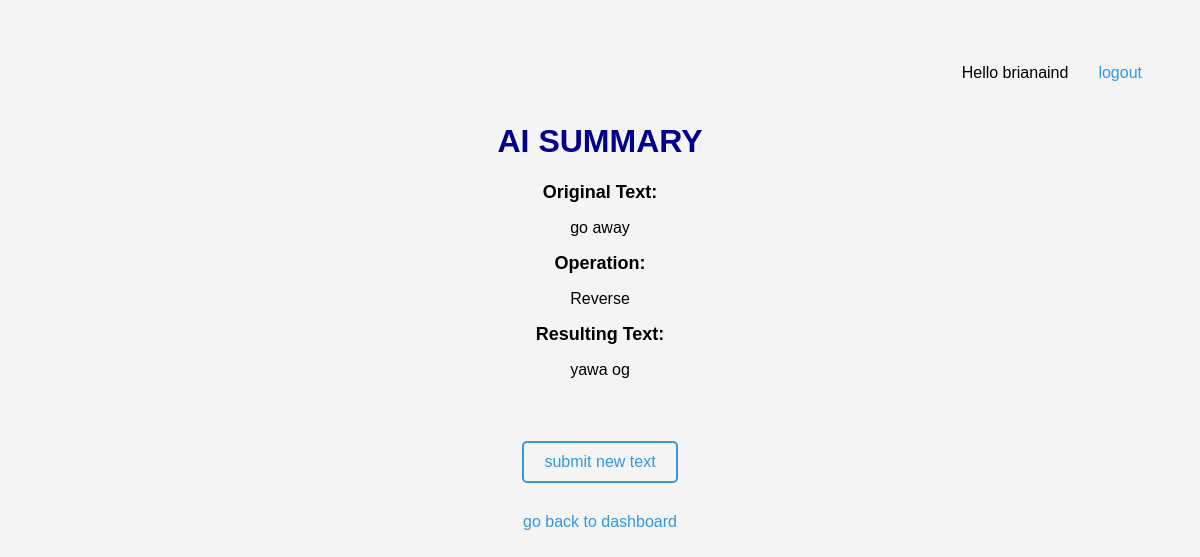
Page /result/158ee90f12f717dcbf3ad71e0f41cdb3 (signed in) on the committed database.
### app.py (models this page shows)
class User(db.Model, UserMixin):
    id = db.Column(db.Integer, primary_key=True)
    username = db.Column(db.String(20), nullable=False, unique=True)
    password = db.Column(db.String(80), nullable=False)

class Submission(db.Model):
    id = db.Column(db.Integer, primary_key=True)
    user_id = db.Column(db.Integer, db.ForeignKey('user.id'), nullable=False)
    unique_id = db.Column(db.String(32), nullable=False)
    original_text = db.Column(db.Text, nullable=False)
    reversed_text = db.Column(db.Text, nullable=False)
    actionn = db.Column(db.Text, nullable=False)
    user = db.relationship('User', backref=db.backref('submissions', lazy=True))

### app.py (the view)
@app.route('/result/<unique_id>')
def result(unique_id):
    submission = Submission.query.filter_by(unique_id=unique_id).first()
    if submission:
        return render_template('result.html', submission=submission, username=current_user.username)
    else:
        return render_template('result_not_found.html', username=current_user.username)

### app.py (called while the page is built)
@login_manager.user_loader
def load_user(user_id):
    return User.query.get(int(user_id))

### templates/result.html (shortened to what this page needs)
<!DOCTYPE html>
<html lang="en">
<head>
    <link rel="stylesheet" type="text/css" href="{{ url_for('static', filename='styles.css') }}">
</head>
<body>
    <p style="text-align: right;" >Hello {{ username }}<a href="{{url_for('logout')}}" style="border: None; " >logout</a> </p>
    <h1>AI Summary</h1>
    <h2>Original Text:</h2>
    <p>{{ submission.original_text }}</p>
    <h2>Operation:</h2>
    <p>{{ submission.actionn }}</p>
    <h2>Resulting Text:</h2>
    <p>{{ submission.reversed_text }}</p>
   <br><br>
   <a href="/fullSubmission">submit new text</a>
   <br>
    <a href="/dashboard" style="border: None;">go back to dashboard</a>
</body>
</html>

### static/styles.css (style rules this page uses)
body { font-family: 'Arial', sans-serif; background-color: #f4f4f4; text-align: center; padding: 20px; }
h1 { color: darkblue; text-transform: uppercase; }
h2 { font-size: 18px; }
a { text-decoration: none; display: inline-block; margin: 10px; padding: 10px 20px; border: 2px solid #3498db; color: #3498db; border-radius: 5px; transition: background-color 0.3s, color 0.3s; }

### rows in the picture
User: username "brianaind"
Submission: original_text "go away", actionn "Reverse", reversed_text "yawa og"
